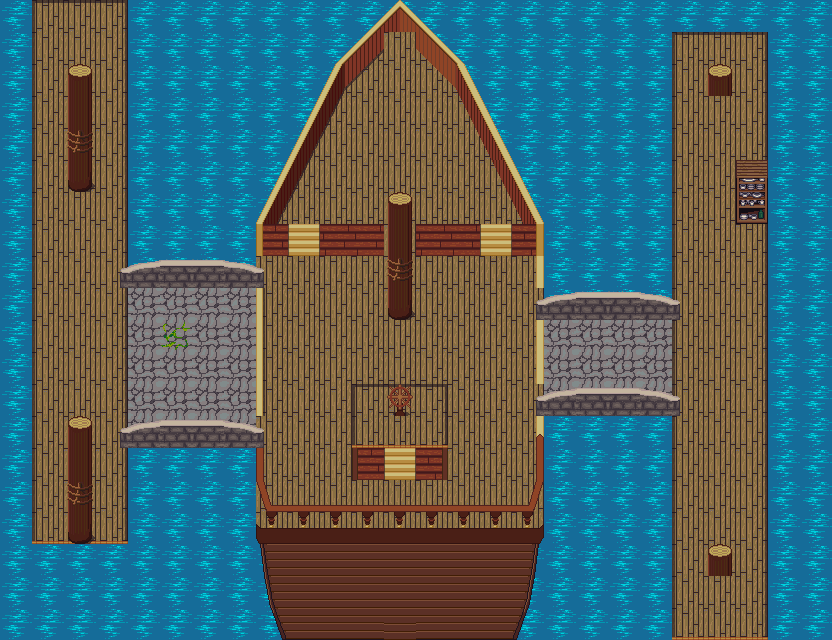

A 2D game scene composited from a Tiled map and its tileset images. What follows is a short description and the map's XML, with each tile layer's data collapsed to a summary:
An orthogonal 26x20 tile map with 32x32 px tiles, 3 tile layers (background, floor, ship), 5 tilesets and 46 objects.

<map version="1.0" orientation="orthogonal" renderorder="right-down" width="26" height="20" tilewidth="32" tileheight="32" nextobjectid="83">
 <tileset firstgid="1" name="ship" tilewidth="32" tileheight="32" tilecount="256" columns="16">
  <image source="../../../sprite/ship.png" width="512" height="512" />
 </tileset>
 <tileset firstgid="257" name="forest_tiles" tilewidth="32" tileheight="32" tilecount="256" columns="16">
  <image source="../../../sprite/forest_tiles.png" width="512" height="512" />
 </tileset>
 <tileset firstgid="513" name="stone-bridge2" tilewidth="32" tileheight="32" tilecount="160" columns="16">
  <image source="../../../sprite/stone-bridge2.png" width="512" height="320" />
 </tileset>
 <tileset firstgid="673" name="ash" tilewidth="16" tileheight="16" tilecount="16" columns="16">
  <image source="../../../sprite/ash.png" width="256" height="16" />
 </tileset>
 <tileset firstgid="689" name="hotdog_16" tilewidth="16" tileheight="16" tilecount="1" columns="1">
  <image source="../../../sprite/hotdog_16.png" width="16" height="16" />
 </tileset>
 <layer name="background" width="26" height="20">
  <data>[520 cells, 508 non-empty, 1 distinct tile ids]</data>
 </layer>
 <layer name="floor" width="26" height="20">
  <data>[520 cells, 235 non-empty, 18 distinct tile ids]</data>
 </layer>
 <layer name="ship" width="26" height="20">
  <data>[520 cells, 179 non-empty, 77 distinct tile ids]</data>
 </layer>
 <objectgroup name="collision">
  <object id="28" x="0" y="0">
   <polyline points="0,0 0,638.667 674.667,641.333 673.333,388 537.333,385.333 533.333,498.667 270.667,501.333 261.333,420 121.333,420 128,538.667 30.6667,541.333 32,-1.33333 2.66667,-2.66667" />
  </object>
  <object id="29" x="126.667" y="-2.66667">
   <polyline points="0,0 -2.66667,285.333 132,289.333 132,228 149.333,226.667 220,86.6667 256,58.6667 258.667,38.6667 281.333,36 286.667,34.6667 286.667,50.6667 326.667,89.3333 396,222.667 412,222.667 412,304 410.667,320 546.667,318.667 549.333,36 637.333,34.6667 641.333,638.667 704,641.333 706.667,0 0,-1.33333" />
  </object>
  <object id="30" x="64" y="64">
   <polyline points="0,0 26.6667,-1.33333 30.6667,124 -1.33333,124 -1.33333,-1.33333" />
  </object>
  <object id="31" x="62.6667" y="418.667">
   <polyline points="0,0 32,-4 32,118.667 2.66667,121.333 -2.66667,-1.33333" />
  </object>
  <object id="32" x="705.333" y="64">
   <polyline points="0,0 29.3333,0 29.3333,29.3333 -2.66667,30.6667 0,0" />
  </object>
  <object id="33" x="698.667" y="544">
   <polyline points="0,0 37.3333,-1.33333 37.3333,32 5.33333,29.3333 0,0" />
  </object>
  <object id="34" x="733.333" y="160">
   <polyline points="0,0 30.6667,-1.33333 30.6667,60 2.66667,61.3333 -1.33333,1.33333" />
  </object>
  <object id="35" x="388" y="190.667">
   <polyline points="0,0 -4,121.333 21.3333,122.667 25.3333,2.66667 2.66667,-1.33333" />
  </object>
  <object id="36" x="414.667" y="221.333">
   <polyline points="0,0 0,33.3333 64,32 64,2.66667 -1.33333,-1.33333" />
  </object>
  <object id="37" x="513.333" y="224">
   <polyline points="0,0 0,26.6667 21.3333,30.6667 25.3333,0 2.66667,0" />
  </object>
  <object id="38" x="320" y="222.667">
   <polyline points="0,0 62.6667,0 62.6667,32 0,30.6667 0,5.33333" />
  </object>
  <object id="39" x="260" y="224">
   <polyline points="0,0 25.3333,0 25.3333,28 4,26.6667 1.33333,1.33333" />
  </object>
  <object id="40" x="353.333" y="446.667">
   <polyline points="-1.333,1.333 30.667,1.333 30.667,33.333 -1.333,33.333 -1.333,1.333" />
  </object>
  <object id="41" x="416" y="445.333">
   <polyline points="0,2.667 32,2.667 32,34.667 0,34.667 0,2.667" />
  </object>
  <object id="77" x="355.333" y="445">
   <polyline points="0,0 0.333333,-57.6667 0.333333,-60 -3,-60 -3,-0.666667" />
  </object>
  <object id="78" x="356.333" y="387.333">
   <polyline points="0,0 91,0 91,-2.66667 0.666667,-3 0,-0.666667" />
  </object>
  <object id="79" x="445.667" y="388.667">
   <polyline points="0,0 0.541667,58.4583 2.66667,58.1667 2.33333,-1" />
  </object>
  <object id="82" x="388.667" y="388.333">
   <polyline points="0,0 0.333333,11 22.3333,11 22,0.666667" />
  </object>
 </objectgroup>
 <objectgroup name="enemies">
  <object id="42" gid="682" x="460" y="160" width="16" height="16" />
  <object id="43" gid="682" x="395" y="62" width="16" height="16" />
  <object id="44" gid="682" x="297" y="214" width="16" height="16" />
  <object id="45" gid="682" x="490" y="493" width="16" height="16" />
  <object id="46" gid="682" x="300" y="499" width="16" height="16" />
  <object id="47" gid="682" x="289" y="352" width="16" height="16" />
  <object id="48" gid="682" x="506" y="358" width="16" height="16" />
  <object id="51" gid="682" x="71" y="362" width="16" height="16" />
  <object id="52" gid="682" x="82" y="244" width="16" height="16" />
  <object id="53" gid="682" x="102" y="516" width="16" height="16" />
  <object id="54" gid="682" x="39" y="516" width="16" height="16" />
  <object id="55" gid="682" x="596" y="355" width="16" height="16" />
  <object id="56" gid="682" x="678" y="583" width="16" height="16" />
  <object id="57" gid="682" x="741" y="578" width="16" height="16" />
  <object id="58" gid="682" x="740" y="390" width="16" height="16" />
  <object id="59" gid="682" x="687" y="382" width="16" height="16" />
 </objectgroup>
 <objectgroup name="hotdogs">
  <object id="64" gid="689" x="696" y="199" width="16" height="16" />
  <object id="65" gid="689" x="735" y="109" width="16" height="16" />
  <object id="66" gid="689" x="721" y="321" width="16" height="16" />
  <object id="67" gid="689" x="715" y="476" width="16" height="16" />
  <object id="68" gid="689" x="614" y="372" width="16" height="16" />
  <object id="69" gid="689" x="297" y="431" width="16" height="16" />
  <object id="70" gid="689" x="500" y="435" width="16" height="16" />
  <object id="71" gid="689" x="468" y="289" width="16" height="16" />
  <object id="72" gid="689" x="376" y="133" width="16" height="16" />
  <object id="73" gid="689" x="67" y="311" width="16" height="16" />
  <object id="74" gid="689" x="63" y="37" width="16" height="16" />
  <object id="76" gid="689" x="68" y="407" width="16" height="16" />
 </objectgroup>
</map>
